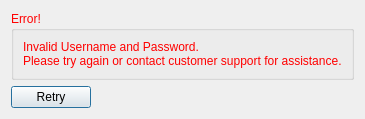
<?xml version="1.0" encoding="UTF-8"?>
<ui version="4.0">
 <class>InvalidEntry</class>
 <widget class="QDialog" name="InvalidEntry">
  <property name="geometry">
   <rect>
    <x>0</x>
    <y>0</y>
    <width>335</width>
    <height>114</height>
   </rect>
  </property>
  <property name="palette">
   <palette>
    <active>
     <colorrole role="WindowText">
      <brush brushstyle="SolidPattern">
       <color alpha="255">
        <red>255</red>
        <green>0</green>
        <blue>0</blue>
       </color>
      </brush>
     </colorrole>
    </active>
    <inactive>
     <colorrole role="WindowText">
      <brush brushstyle="SolidPattern">
       <color alpha="255">
        <red>255</red>
        <green>0</green>
        <blue>0</blue>
       </color>
      </brush>
     </colorrole>
    </inactive>
    <disabled>
     <colorrole role="WindowText">
      <brush brushstyle="SolidPattern">
       <color alpha="255">
        <red>120</red>
        <green>120</green>
        <blue>120</blue>
       </color>
      </brush>
     </colorrole>
    </disabled>
   </palette>
  </property>
  <property name="windowTitle">
   <string>Dialog</string>
  </property>
  <layout class="QFormLayout" name="formLayout">
   <item row="0" column="0">
    <widget class="QGroupBox" name="groupBox">
     <property name="autoFillBackground">
      <bool>true</bool>
     </property>
     <property name="title">
      <string>Error!</string>
     </property>
     <layout class="QHBoxLayout" name="horizontalLayout">
      <item>
       <widget class="QLabel" name="label">
        <property name="text">
         <string>Invalid Username and Password.
Please try again or contact customer support for assistance.</string>
        </property>
       </widget>
      </item>
     </layout>
    </widget>
   </item>
   <item row="1" column="0">
    <widget class="QPushButton" name="pushButton">
     <property name="text">
      <string>Retry</string>
     </property>
    </widget>
   </item>
  </layout>
 </widget>
 <resources/>
 <connections/>
</ui>
